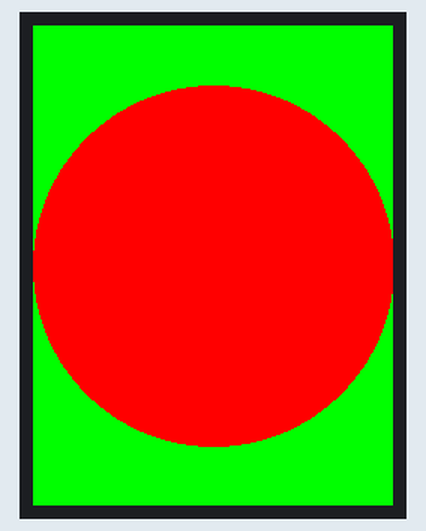
Simulated run of this sketch. Board: Arduino Uno, built with avr-gcc and run on an emulated ATmega328P. Parts: 240×320 colour display.

Above: at 0.3 s.

The sketch:

Ej6_fillCircle.ino
```cpp
#include <SPFD5408_Adafruit_GFX.h>    // Core graphics library
#include <SPFD5408_Adafruit_TFTLCD.h> // Hardware-specific library

//Arduino UNO Pin Definition
#define LCD_CS A3 // Chip Select goes to Analog 3
#define LCD_CD A2 // Command/Data goes to Analog 2
#define LCD_WR A1 // LCD Write goes to Analog 1
#define LCD_RD A0 // LCD Read goes to Analog 0
#define LCD_RESET A4 // Can alternately just connect to Arduino's reset pin

// Assign human-readable names to some common 16-bit color values:
#define  BLACK   0x0000
#define BLUE    0x001F
#define RED     0xF800
#define GREEN   0x07E0
#define CYAN    0x07FF
#define MAGENTA 0xF81F
#define YELLOW  0xFFE0
#define WHITE   0xFFFF

//Declaracion objeto TFT
Adafruit_TFTLCD tft(LCD_CS, LCD_CD, LCD_WR, LCD_RD, LCD_RESET);

int width, height;

void setup() {
  Serial.begin(9600);
  tft.begin(0x9341); // SDFP5408

  tft.setRotation(0);
  tft.fillScreen(GREEN);

  width = tft.width();
  height = tft.height();

  //Un circulo requiere de 4 parametros. Posicion --> Esquina superior izquierda
  // Posicion en X --> Direccion horizontal (De izquierda a derecha)
  // Posicion en Y --> Direccion vertical (De arriba a abajo)
  // Radio --> en numero de pixeles
  // Color --> En hexadecimal

  //Dibujar un circulo justo en el centro de la pantalla que ocupe justo el ancho de pantalla
  int x = width/2;
  int y = height/2;
  int radius = width/2;
  uint16_t color = RED;
  tft.fillCircle(x,y, radius ,color);
}

void loop() {

}
```
